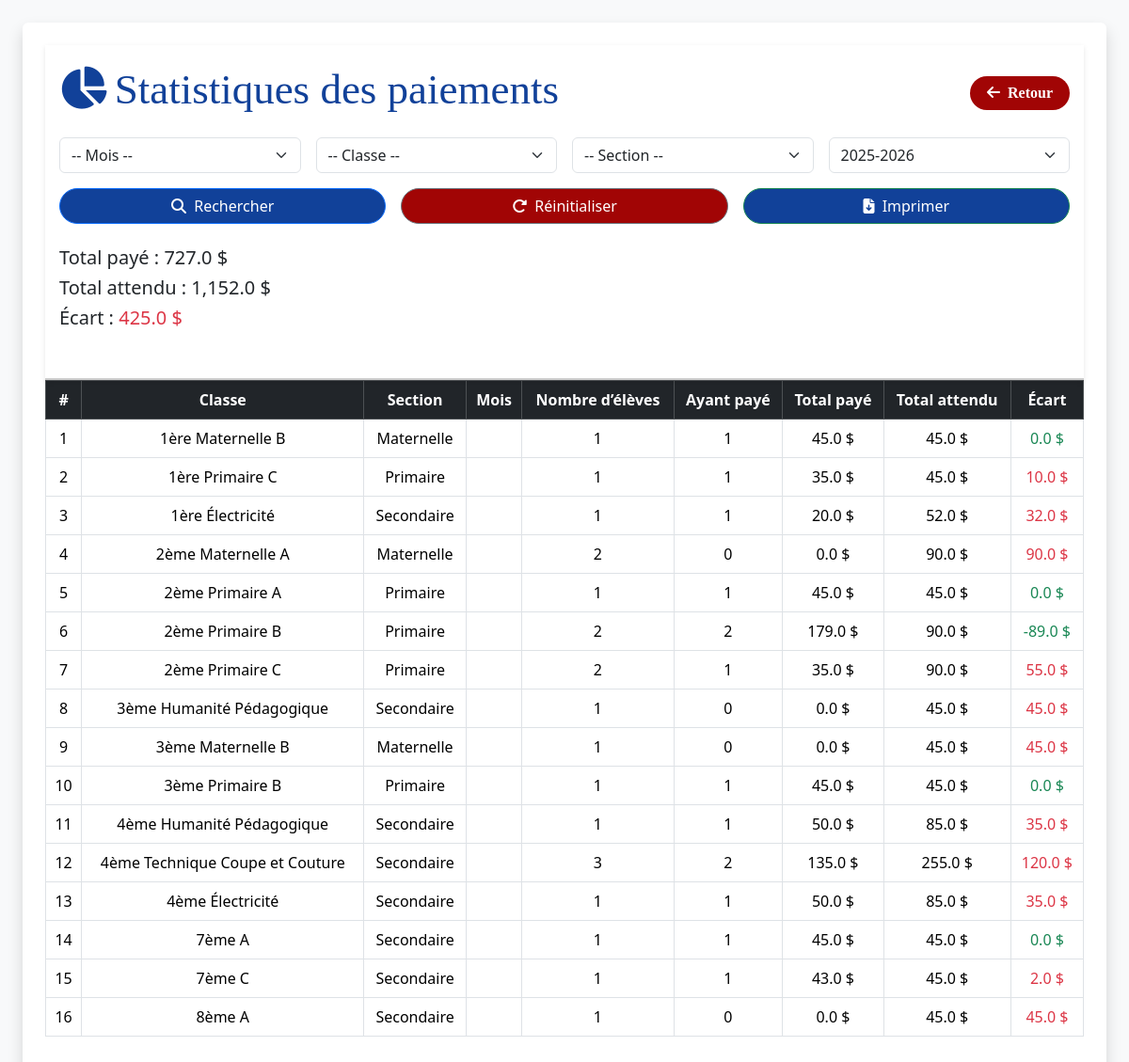
/statistiques_paiements (signed in), run on the app's committed database.
### tables this page shows
CREATE TABLE eleves (id INTEGER PRIMARY KEY AUTOINCREMENT, matricule TEXT, nom TEXT NOT NULL, postnom TEXT NOT NULL, prenom TEXT NOT NULL, genre TEXT NOT NULL, section TEXT NOT NULL, classe TEXT NOT NULL, annee_scolaire TEXT NOT NULL, date_inscription TEXT NOT NULL, lieu_naissance TEXT, date_naissance TEXT, ecole_provenance TEXT, classe_precedente TEXT, responsable TEXT NOT NULL, telephone_responsable TEXT NOT NULL, fonction_responsable TEXT, statut_eleve TEXT, frais_inscription TEXT NOT NULL, ram_papier TEXT, frais_bulletin TEXT, deux_savons TEXT, deux_ph TEXT, fournitures TEXT, adresse TEXT);

### app.py (the view)
@app.route('/statistiques_paiements', methods=['GET'])
@login_required
def statistiques_paiements():
    mois = request.args.get('mois', '')
    classe = request.args.get('classe', '')
    section = request.args.get('section', '')
    annee_scolaire = request.args.get('annee_scolaire', '')
    conn = sqlite3.connect('ecole.db')
    conn.row_factory = sqlite3.Row
    cursor = conn.cursor()
    query = """
        SELECT
            e.classe,
            s.nom AS section,
            ? AS mois,
            COUNT(DISTINCT e.matricule) AS nb_eleves,
            COUNT(DISTINCT p.matricule) AS nb_ayant_paye,
            COALESCE(SUM(p.montant_paye), 0) AS total_paye,
            COALESCE(t.montant * COUNT(DISTINCT e.matricule), 0) AS total_attendu
        FROM eleves e
        JOIN classes c ON e.classe = c.nom
        JOIN sections s ON c.section_id = s.id
        LEFT JOIN paiements p ON e.matricule = p.matricule
            AND (? = '' OR p.mois = ?)
            AND (? = '' OR p.annee_scolaire = ?)
        LEFT JOIN tarifs t ON t.classe_id = c.id AND t.type = 'minerval'
        WHERE (? = '' OR e.classe = ?)
        AND (? = '' OR s.nom = ?)
        GROUP BY e.classe, s.nom, t.montant
        ORDER BY e.classe
    """
    params = [
        mois,
        mois, mois,
        annee_scolaire, annee_scolaire,
        classe, classe,
        section, section
    ]
    statistiques = cursor.execute(query, params).fetchall()
    total_paye_global = sum(float(r["total_paye"]) for r in statistiques)
    total_attendu_global = sum(float(r["total_attendu"]) for r in statistiques)
    ecart_global = total_attendu_global - total_paye_global
    cursor.execute("SELECT DISTINCT classe FROM eleves")
    classes_disponibles = [row["classe"] for row in cursor.fetchall()]
    cursor.execute("""
        SELECT DISTINCT s.nom
        FROM sections s
        JOIN classes c ON c.section_id = s.id
        JOIN eleves e ON e.classe = c.nom
    """)
    sections_disponibles = [row["nom"] for row in cursor.fetchall()]
    conn.close()
    return render_template(
        'statistiques_paiements.html',
        statistiques=statistiques,
        mois=mois,
        classe=classe,
        section=section,
        annee_scolaire=annee_scolaire,
        total_paye_global=total_paye_global,
        total_attendu_global=total_attendu_global,
        ecart_global=ecart_global,
        classes_disponibles=classes_disponibles,
        sections_disponibles=sections_disponibles
    )

### app.py (called while the page is built)
def login_required(f):
    @wraps(f)
    def decorated_function(*args, **kwargs):
        if not session.get('connecte'):
            flash("Vous devez être connecté pour accéder à cette page.", "warning")
            return redirect(url_for('connexion'))
        return f(*args, **kwargs)
    return decorated_function

### templates/statistiques_paiements.html (shortened to what this page needs)
<!DOCTYPE html>
<html lang="fr">
<head>
  <link href="https://cdn.jsdelivr.net/npm/bootstrap@5.3.2/dist/css/bootstrap.min.css" rel="stylesheet">
  <link href="https://cdnjs.cloudflare.com/ajax/libs/font-awesome/6.4.2/css/all.min.css" rel="stylesheet">
</head>
<body class="bg-light p-4">
<div class="container bg-white p-4 rounded shadow" style="max-width:1500px;">
  <div class="sticky-form">
    <div class="d-flex justify-content-between align-items-center mb-3" style="font-weight: bold; font-family: serif;">
      <h2 class="text-primary" style="font-size:45px; color: #114199 !important;">
        <i class="fa-solid fa-chart-pie me-2"></i>Statistiques des paiements
      </h2>
      <a href="{{ url_for('gestion_minerval') }}" class="btn btn-outline-dark rounded-pill">
        <i class="fa-solid fa-arrow-left me-1"></i> Retour
      </a>
    </div>
    <form method="GET" action="{{ url_for('statistiques_paiements') }}" class="row g-3 mb-4">
      <div class="col-md-3">
        <select name="mois" class="form-select">
          <option value="">-- Mois --</option>
        </select>
      </div>
      <div class="col-md-3">
        <select name="classe" class="form-select">
          <option value="">-- Classe --</option>
        </select>
      </div>
      <div class="col-md-3">
        <select name="section" class="form-select">
          <option value="">-- Section --</option>
        </select>
      </div>
      <div class="col-md-3">
        <select name="annee_scolaire" class="form-select">
          <option value="2025-2026" selected>2025-2026</option>
        </select>
      </div>
      <div class="col-md-4">
        <button type="submit" class="btn btn-primary w-100 rounded-pill" style="background-color:#114199;">
          <i class="fa-solid fa-magnifying-glass me-1"></i> Rechercher
        </button>
      </div>
      <div class="col-md-4">
        <a href="{{ url_for('statistiques_paiements') }}" class="btn btn-secondary w-100 rounded-pill" style="background-color:#a10505;">
          <i class="fa-solid fa-rotate-right me-1"></i> Réinitialiser
        </a>
      </div>
      <div class="col-md-4">
        <a href="{{ url_for('imprimer_pdf') }}?url={{
            url_for('telecharger_statistiques_paiements',
                mois=mois,
                classe=classe,
                section=section,
                annee_scolaire=annee_scolaire
            ) | urlencode
        }}"
        class="btn btn-success w-100 rounded-pill" target="_blank" style="background-color:#114199;">
            <i class="fa-solid fa-file-arrow-down me-1"></i> Imprimer
        </a>
      </div>
      <div class="mt-4">
        <h5>Total payé : {{ "{:,.1f}".format(total_paye_global) }} $</h5>
        <h5>Total attendu : {{ "{:,.1f}".format(total_attendu_global) }} $</h5>
        <h5>Écart :
          <span class="{% if ecart_global > 0 %}text-danger{% else %}text-success{% endif %}">
            {{ "{:,.1f}".format(ecart_global) }} $
          </span>
        </h5>
      </div>
    </form>
  </div>
  {% if statistiques %}
    <div class="table-responsive">
      <table class="table table-bordered table-hover align-middle">
        <thead class="table-dark text-center">
          <tr>
            <th>#</th>
            <th>Classe</th>
            <th>Section</th>
            <th>Mois</th>
            <th>Nombre d’élèves</th>
            <th>Ayant payé</th>
            <th>Total payé</th>
            <th>Total attendu</th>
            <th>Écart</th>
          </tr>
        </thead>
        <tbody class="text-center">
          {% for stat in statistiques %}
            <tr>
              <td>{{ loop.index }}</td>
              <td>{{ stat.classe }}</td>
              <td>{{ stat.section }}</td>
              <td>{{ stat.mois }}</td>
              <td>{{ stat.nb_eleves }}</td>
              <td>{{ stat.nb_ayant_paye or 0 }}</td>
              <td>{{ "{:,.1f}".format(stat.total_paye) }} $</td>
              <td>{{ "{:,.1f}".format(stat.total_attendu) }} $</td>
              <td class="{% if stat.total_paye < stat.total_attendu %}text-danger{% else %}text-success{% endif %}">
                {{ "{:,.1f}".format(stat.total_attendu - stat.total_paye) }} $
              </td>
            </tr>
          {% endfor %}
        </tbody>
      </table>
    </div>
  {% else %}
    <p class="text-center text-muted">Aucune donnée à afficher.</p>
  {% endif %}
</div>
</body>
</html>

### templates/statistiques_paiements.html (style rules this page uses)
.btn-outline-dark { background-color: #a10505; color: white; font-weight: bold; border-radius: 5px; padding: 6px 18px; border: none; text-decoration: none; }
.sticky-form { position: sticky; top: 0; background-color: white; z-index: 1000; padding: 20px 15px; border-bottom: 2px solid #ccc; box-shadow: 0 2px 5px rgba(0,0,0,0.1); }

### data on the page
eleves: classe "1ère Maternelle B", section "Maternelle", nb_eleves "1", nb_ayant_paye "1", total_paye "45.0", total_attendu "45.0", total_attendu "0.0"
eleves: classe "1ère Primaire C", section "Primaire", nb_eleves "1", nb_ayant_paye "1", total_paye "35.0", total_attendu "45.0", total_attendu "10.0"
eleves: classe "1ère Électricité", section "Secondaire", nb_eleves "1", nb_ayant_paye "1", total_paye "20.0", total_attendu "52.0", total_attendu "32.0"
eleves: classe "2ème Primaire A", section "Primaire", nb_eleves "1", nb_ayant_paye "1", total_paye "45.0", total_attendu "45.0", total_attendu "0.0"
eleves: classe "3ème Humanité Pédagogique", section "Secondaire", nb_eleves "1", nb_ayant_paye "0", total_paye "0.0", total_attendu "45.0"
eleves: classe "3ème Maternelle B", section "Maternelle", nb_eleves "1", nb_ayant_paye "0", total_paye "0.0", total_attendu "45.0"
eleves: classe "3ème Primaire B", section "Primaire", nb_eleves "1", nb_ayant_paye "1", total_paye "45.0", total_attendu "45.0", total_attendu "0.0"
eleves: classe "4ème Humanité Pédagogique", section "Secondaire", nb_eleves "1", nb_ayant_paye "1", total_paye "50.0", total_attendu "85.0", total_attendu "35.0"
eleves: classe "4ème Électricité", section "Secondaire", nb_eleves "1", nb_ayant_paye "1", total_paye "50.0", total_attendu "85.0", total_attendu "35.0"
eleves: classe "7ème A", section "Secondaire", nb_eleves "1", nb_ayant_paye "1", total_paye "45.0", total_attendu "45.0", total_attendu "0.0"
eleves: classe "7ème C", section "Secondaire", nb_eleves "1", nb_ayant_paye "1", total_paye "43.0", total_attendu "45.0", total_attendu "2.0"
eleves: classe "8ème A", section "Secondaire", nb_eleves "1", nb_ayant_paye "0", total_paye "0.0", total_attendu "45.0"

### other printed values
{{ "{:,.1f}".format(total_paye_global) }} "727.0"
{{ "{:,.1f}".format(total_attendu_global) }} "1,152.0"
{{ "{:,.1f}".format(ecart_global) }} "425.0"
{{ stat.classe }} "2ème Maternelle A" "2ème Primaire B" "2ème Primaire C" "4ème Technique Coupe et Couture"
{{ stat.section }} "Maternelle" "Primaire" "Primaire" "Secondaire"
{{ stat.nb_eleves }} "2" "2" "2" "3"
{{ stat.nb_ayant_paye or 0 }} "0" "2" "1" "2"
{{ "{:,.1f}".format(stat.total_paye) }} "0.0" "179.0" "35.0" "135.0"
{{ "{:,.1f}".format(stat.total_attendu) }} "90.0" "90.0" "90.0" "255.0"
{{ "{:,.1f}".format(stat.total_attendu - stat.total_paye) }} "90.0" "-89.0" "55.0" "120.0"
